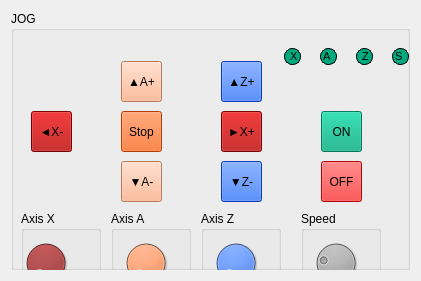
     <widget class="QWidget" name="verticalLayoutWidget_8">
      <property name="geometry">
       <rect>
        <x>0</x>
        <y>320</y>
        <width>421</width>
        <height>281</height>
       </rect>
      </property>
      <layout class="QVBoxLayout" name="verticalLayout_10">
       <item>
        <widget class="QGroupBox" name="groupBox_33">
         <property name="autoFillBackground">
          <bool>false</bool>
         </property>
         <property name="title">
          <string>JOG</string>
         </property>
         <property name="flat">
          <bool>false</bool>
         </property>
         <property name="checkable">
          <bool>false</bool>
         </property>
         <widget class="QToolButton" name="toolButton_11">
          <property name="geometry">
           <rect>
            <x>20</x>
            <y>100</y>
            <width>41</width>
            <height>41</height>
           </rect>
          </property>
          <property name="styleSheet">
           <string notr="true">background-color: rgb(170, 0, 0)</string>
          </property>
          <property name="text">
           <string>◄X-</string>
          </property>
         </widget>
         <widget class="QToolButton" name="toolButton_13">
          <property name="geometry">
           <rect>
            <x>110</x>
            <y>50</y>
            <width>41</width>
            <height>41</height>
           </rect>
          </property>
          <property name="styleSheet">
           <string notr="true">background-color: rgb(255, 170, 127)</string>
          </property>
          <property name="text">
           <string>▲A+</string>
          </property>
         </widget>
         <widget class="QToolButton" name="toolButton_19">
          <property name="geometry">
           <rect>
            <x>210</x>
            <y>100</y>
            <width>41</width>
            <height>41</height>
           </rect>
          </property>
          <property name="styleSheet">
           <string notr="true">background-color: rgb(170, 0, 0)</string>
          </property>
          <property name="text">
           <string>►X+</string>
          </property>
         </widget>
         <widget class="QToolButton" name="toolButton_20">
          <property name="geometry">
           <rect>
            <x>110</x>
            <y>150</y>
            <width>41</width>
            <height>41</height>
           </rect>
          </property>
          <property name="styleSheet">
           <string notr="true">background-color:rgb(255, 170, 127)</string>
          </property>
          <property name="text">
           <string>▼A-</string>
          </property>
         </widget>
         <widget class="QToolButton" name="toolButton_21">
          <property name="geometry">
           <rect>
            <x>210</x>
            <y>150</y>
            <width>41</width>
            <height>41</height>
           </rect>
          </property>
          <property name="styleSheet">
           <string notr="true">background-color: rgb(0, 85, 255)</string>
          </property>
          <property name="text">
           <string>▼Z-</string>
          </property>
         </widget>
         <widget class="QToolButton" name="toolButton_22">
          <property name="geometry">
           <rect>
            <x>210</x>
            <y>50</y>
            <width>41</width>
            <height>41</height>
           </rect>
          </property>
          <property name="styleSheet">
           <string notr="true">background-color: rgb(0, 85, 255)</string>
          </property>
          <property name="text">
           <string>▲Z+</string>
          </property>
         </widget>
         <widget class="QGroupBox" name="groupBox_34">
          <property name="geometry">
           <rect>
            <x>10</x>
            <y>200</y>
            <width>80</width>
            <height>80</height>
           </rect>
          </property>
          <property name="title">
           <string>Axis X</string>
          </property>
          <widget class="QDial" name="dial_6">
           <property name="geometry">
            <rect>
             <x>0</x>
             <y>20</y>
             <width>50</width>
             <height>64</height>
            </rect>
           </property>
           <property name="styleSheet">
            <string notr="true">background-color: rgb(170, 0, 0)</string>
           </property>
           <property name="maximum">
            <number>999</number>
           </property>
           <property name="singleStep">
            <number>1</number>
           </property>
          </widget>
         </widget>
         <widget class="QGroupBox" name="groupBox_35">
          <property name="geometry">
           <rect>
            <x>100</x>
            <y>200</y>
            <width>80</width>
            <height>80</height>
           </rect>
          </property>
          <property name="title">
           <string>Axis A</string>
          </property>
          <widget class="QDial" name="dial_9">
           <property name="geometry">
            <rect>
             <x>10</x>
             <y>20</y>
             <width>50</width>
             <height>64</height>
            </rect>
           </property>
           <property name="styleSheet">
            <string notr="true">background-color: rgb(255, 170, 127)</string>
           </property>
           <property name="maximum">
            <number>999</number>
           </property>
          </widget>
         </widget>
         <widget class="QGroupBox" name="groupBox_36">
          <property name="geometry">
           <rect>
            <x>190</x>
            <y>200</y>
            <width>80</width>
            <height>80</height>
           </rect>
          </property>
          <property name="title">
           <string>Axis Z</string>
          </property>
          <widget class="QDial" name="dial_10">
           <property name="geometry">
            <rect>
             <x>10</x>
             <y>20</y>
             <width>50</width>
             <height>64</height>
            </rect>
           </property>
           <property name="styleSheet">
            <string notr="true">background-color: rgb(0, 85, 255)</string>
           </property>
           <property name="maximum">
            <number>999</number>
           </property>
          </widget>
         </widget>
         <widget class="QGroupBox" name="groupBox_37">
          <property name="geometry">
           <rect>
            <x>290</x>
            <y>200</y>
            <width>80</width>
            <height>80</height>
           </rect>
          </property>
          <property name="title">
           <string>Speed</string>
          </property>
          <widget class="QDial" name="dial_11">
           <property name="geometry">
            <rect>
             <x>10</x>
             <y>20</y>
             <width>50</width>
             <height>64</height>
            </rect>
           </property>
           <property name="styleSheet">
            <string notr="true">background-color: rgb(0, 0, 0)</string>
           </property>
           <property name="maximum">
            <number>25000</number>
           </property>
           <property name="value">
            <number>6000</number>
           </property>
          </widget>
         </widget>
         <widget class="QToolButton" name="toolButton_23">
          <property name="geometry">
           <rect>
            <x>110</x>
            <y>100</y>
            <width>41</width>
            <height>41</height>
           </rect>
          </property>
          <property name="styleSheet">
           <string notr="true">background-color:rgb(255, 85, 0)</string>
          </property>
          <property name="text">
           <string>Stop</string>
          </property>
         </widget>
         <widget class="QToolButton" name="toolButton_24">
          <property name="geometry">
           <rect>
            <x>310</x>
            <y>100</y>
            <width>41</width>
            <height>41</height>
           </rect>
          </property>
          <property name="autoFillBackground">
           <bool>false</bool>
          </property>
          <property name="styleSheet">
           <string notr="true">background-color: rgb(0, 170, 127);</string>
          </property>
          <property name="text">
           <string>ON</string>
          </property>
          <property name="toolButtonStyle">
           <enum>Qt::ToolButtonIconOnly</enum>
          </property>
         </widget>
         <widget class="QToolButton" name="toolButton_25">
          <property name="geometry">
           <rect>
            <x>310</x>
            <y>150</y>
            <width>41</width>
            <height>41</height>
           </rect>
          </property>
          <property name="styleSheet">
           <string notr="true">background-color: rgb(255, 0, 0)</string>
          </property>
          <property name="text">
           <string>OFF</string>
          </property>
         </widget>
         <widget class="QWidget" name="horizontalLayoutWidget_14">
          <property name="geometry">
           <rect>
            <x>260</x>
            <y>30</y>
            <width>151</width>
            <height>31</height>
           </rect>
          </property>
          <layout class="QHBoxLayout" name="horizontalLayout_15">
           <item>
            <spacer name="horizontalSpacer_103">
             <property name="orientation">
              <enum>Qt::Horizontal</enum>
             </property>
             <property name="sizeHint" stdset="0">
              <size>
               <width>40</width>
               <height>20</height>
              </size>
             </property>
            </spacer>
           </item>
           <item>
            <widget class="QLineEdit" name="lineEdit_30">
             <property name="font">
              <font>
               <pointsize>8</pointsize>
              </font>
             </property>
             <property name="styleSheet">
              <string notr="true">background-color:rgb(0, 170, 127);border:0.5px solid black;border-radius:8px;width:15px;height:15px;</string>
             </property>
             <property name="text">
              <string> X</string>
             </property>
             <property name="readOnly">
              <bool>true</bool>
             </property>
            </widget>
           </item>
           <item>
            <spacer name="horizontalSpacer_104">
             <property name="orientation">
              <enum>Qt::Horizontal</enum>
             </property>
             <property name="sizeHint" stdset="0">
              <size>
               <width>40</width>
               <height>20</height>
              </size>
             </property>
            </spacer>
           </item>
           <item>
            <widget class="QLineEdit" name="lineEdit_33">
             <property name="font">
              <font>
               <pointsize>8</pointsize>
              </font>
             </property>
             <property name="styleSheet">
              <string notr="true">background-color:rgb(0, 170, 127);border:0.5px solid black;border-radius:8px;width:15px;height:15px;</string>
             </property>
             <property name="text">
              <string>A</string>
             </property>
             <property name="readOnly">
              <bool>true</bool>
             </property>
            </widget>
           </item>
           <item>
            <spacer name="horizontalSpacer_105">
             <property name="orientation">
              <enum>Qt::Horizontal</enum>
             </property>
             <property name="sizeHint" stdset="0">
              <size>
               <width>40</width>
               <height>20</height>
              </size>
             </property>
            </spacer>
           </item>
           <item>
            <widget class="QLineEdit" name="lineEdit_34">
             <property name="font">
              <font>
               <pointsize>8</pointsize>
              </font>
             </property>
             <property name="styleSheet">
              <string notr="true">background-color:rgb(0, 170, 127);border:0.5px solid black;border-radius:8px;width:15px;height:15px;</string>
             </property>
             <property name="text">
              <string> Z</string>
             </property>
             <property name="readOnly">
              <bool>true</bool>
             </property>
            </widget>
           </item>
           <item>
            <spacer name="horizontalSpacer_106">
             <property name="orientation">
              <enum>Qt::Horizontal</enum>
             </property>
             <property name="sizeHint" stdset="0">
              <size>
               <width>40</width>
               <height>20</height>
              </size>
             </property>
            </spacer>
           </item>
           <item>
            <widget class="QLineEdit" name="lineEdit_35">
             <property name="font">
              <font>
               <pointsize>8</pointsize>
              </font>
             </property>
             <property name="styleSheet">
              <string notr="true">background-color:rgb(0, 170, 127);border:0.5px solid black;border-radius:8px;width:15px;height:15px;</string>
             </property>
             <property name="text">
              <string>S</string>
             </property>
             <property name="readOnly">
              <bool>true</bool>
             </property>
            </widget>
           </item>
           <item>
            <spacer name="horizontalSpacer_107">
             <property name="orientation">
              <enum>Qt::Horizontal</enum>
             </property>
             <property name="sizeHint" stdset="0">
              <size>
               <width>40</width>
               <height>20</height>
              </size>
             </property>
            </spacer>
           </item>
          </layout>
         </widget>
        </widget>
       </item>
      </layout>
     </widget>
